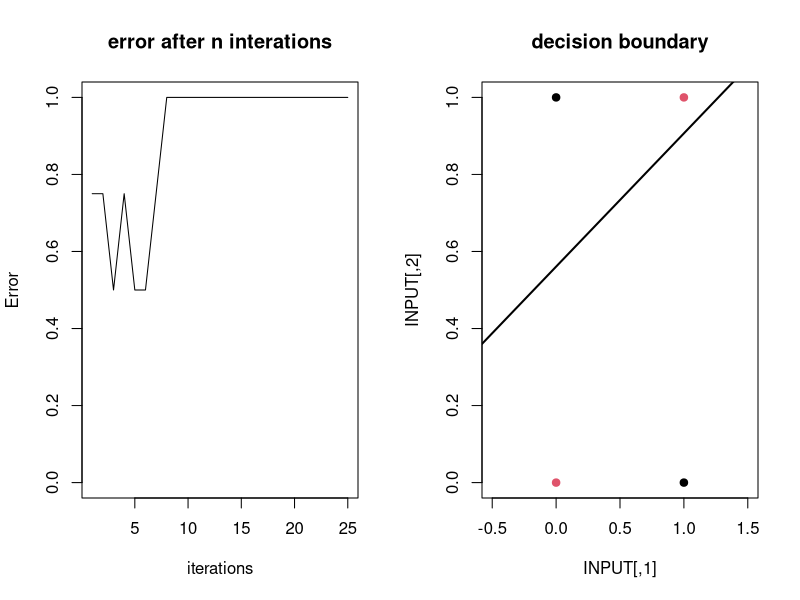

The R script that drew this image:
# R Perceptron based on perceptron.m 


StepFunction = function(Input) {
  
  if(Input <= 0) {
    Outsignal = 0
  } else {
    Outsignal = 1
  }
  return(Outsignal)
  
}

INPUT = matrix(1:8,ncol=2) # set up empty matrix to fill 

INPUT[1,1] = 0 # input set 1
INPUT[1,2] = 0
INPUT[2,1] = 1 # input set 2
INPUT[2,2] = 0
INPUT[3,1] = 0 # input set 3
INPUT[3,2] = 1
INPUT[4,1] = 1 # input set 4
INPUT[4,2] = 1

CORRECT_OUTPUT = c(1,0,0,1) # correct output

NUM_EXAMPLES = 4
NUM_INPUTS = 2

eta = 0.8
i = 1                                      # i must start as a positive number
Count = 0                                  # counter for the number of batches (a batch = all four examples)
NUMTIMES = 0


W = runif(3,-3,3) # initialize random uniform weights between -3 and 3
print(W)
TOTAL_ERROR = c() # set up empty vector to fill the error
SaveOutput = c() # empty vector to save output


  while(i > 0 && NUMTIMES < 25) {                 # task will be solved when i = 0  
    
    
    for(Example in 1:NUM_EXAMPLES)  {          # four examples of pairwise input 0 or 1
      
      SumIP = 0                               # sums the product from the three weights * signals
      for(Weight in 1:(NUM_INPUTS + 1)) {          # Weight is counter for weights (2 inputs + bias)
        
        if(Weight == NUM_INPUTS + 1) {          # if weight is bias
          Signal = 1                      # get bias signal
        } else {
          Signal = INPUT[Example, Weight] # get signal from signal vector
        }
        
        IP = Signal*W[Weight]         # inner product
        SumIP = SumIP + IP                 # sum for all weights
      }
      
      Output = StepFunction(SumIP)           #check if incoming signal produces output in transfer function   
      Error = Output - CORRECT_OUTPUT[Example] # difference between expected and actual output (=supervision!)
      
      TOTAL_ERROR[Example] = abs(Error)
      
      if(Output > CORRECT_OUTPUT[Example]) {          # check if weights should be decreased
        W[1] = W[1] - abs(Error*INPUT[Example,1]*eta)      # adjust weight 1
        W[2] = W[2] - abs(Error*INPUT[Example,2]*eta)      # adjust weight 2
        W[3] = W[3] - abs(Error*eta)                      # adjust weight 3 (=bias)
      } 
      
      if(Output < CORRECT_OUTPUT[Example] ) {      # check if weights should be increased
        
        W[1] = W[1] + abs(Error*INPUT[Example,1]*eta)   # adjust weight 1
        W[2] = W[2] + abs(Error*INPUT[Example,2]*eta)   # adjust weight 2
        W[3] = W[3] + abs(Error*eta)                      # adjust weight 3 (=bias) 
        
      }
      
      if(Example == NUM_EXAMPLES && sum(TOTAL_ERROR) == 0) i = 0 # if we are at example 4 with no error -> task is done, exit 
      
    }
    
    NUMTIMES = NUMTIMES + 1
    Count = Count + 1
    SaveOutput[Count] = sum(TOTAL_ERROR)/NUM_EXAMPLES
  }
  
  slope = W[1]/(-W[2])
  intercept = W[3]/(-W[2])
  
  par(mfrow = c(1,2)) 
  plot(1:NUMTIMES,SaveOutput,type="l",ylab="Error",xlab="iterations",
       main="error after n interations",ylim=c(0,1)) # plot error rate at the end
  plot(INPUT, col = as.factor(CORRECT_OUTPUT),pch=19,xlim=c(-0.5,1.5),
       main="decision boundary") # plot decision boundary
  abline(intercept,slope,lwd=2)
  
  cat(NUMTIMES)